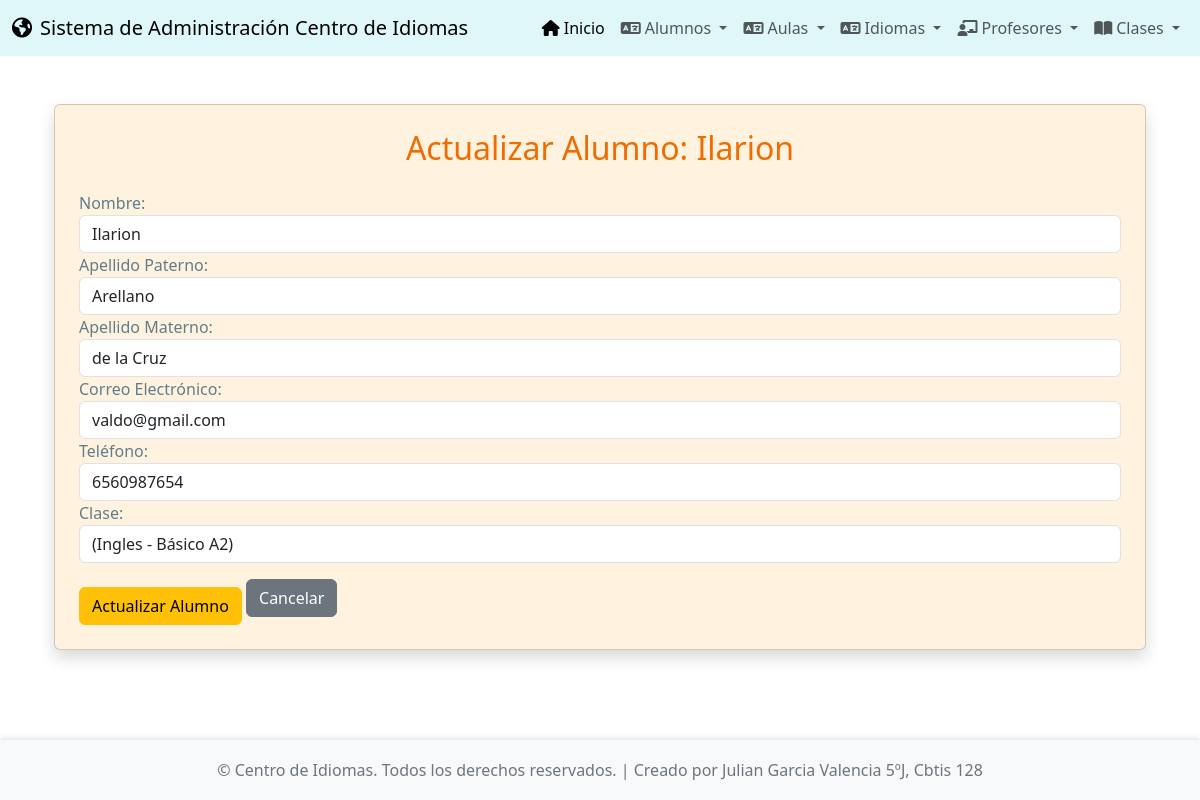
The page /alumnos/actualizar/1/ on the database its author committed.
### app_Centro_Idiomas/models.py (models this page shows, shortened)
class Alumnos(models.Model):
    nombre = models.CharField(max_length=100)
    apellido_paterno = models.CharField(max_length=100)
    apellido_materno = models.CharField(max_length=100)
    correo = models.EmailField(unique=True)
    telefono = models.CharField(max_length=15, blank=True, null=True)
    clase = models.ForeignKey(Clase, on_delete=models.SET_NULL, null=True, blank=True, related_name='alumnos')

### app_Centro_Idiomas/views.py (the view)
# urls.py: path('alumnos/actualizar/<int:pk>/', views.actualizar_alumno, name='actualizar_alumno'),
def actualizar_alumno(request, pk):
    alumno = get_object_or_404(Alumnos, pk=pk)
    clases = Clase.objects.all() # Para el combobox de clases
    return render(request, 'alumnos/actualizar_alumno.html', {'alumno': alumno, 'clases': clases})

### app_Centro_Idiomas/models.py (called while the page is built)
    def __str__(self):
        return self.nombre

### app_Centro_Idiomas/templates/alumnos/actualizar_alumno.html (shortened to what this page needs)
{% extends 'base.html' %}
{% block content %}
<div class="container mt-4">
    <div class="card shadow p-4" style="background-color: #fff3e0;">
        <h2 class="card-title text-center mb-4" style="color: #ef6c00;">Actualizar Alumno: {{ alumno.nombre }}</h2>
        <form method="post" action="{% url 'realizar_actualizacion_alumno' alumno.pk %}">
            <div class="form-group">
                <label for="nombre" style="color: #607d8b;">Nombre:</label>
                <input type="text" class="form-control" id="nombre" name="nombre" value="{{ alumno.nombre }}" required>
            </div>
            <div class="form-group">
                <label for="apellido_paterno" style="color: #607d8b;">Apellido Paterno:</label>
                <input type="text" class="form-control" id="apellido_paterno" name="apellido_paterno" value="{{ alumno.apellido_paterno }}" required>
            </div>
            <div class="form-group">
                <label for="apellido_materno" style="color: #607d8b;">Apellido Materno:</label>
                <input type="text" class="form-control" id="apellido_materno" name="apellido_materno" value="{{ alumno.apellido_materno }}" required>
            </div>
            <div class="form-group">
                <label for="correo" style="color: #607d8b;">Correo Electrónico:</label>
                <input type="email" class="form-control" id="correo" name="correo" value="{{ alumno.correo }}" required>
            </div>
            <div class="form-group">
                <label for="telefono" style="color: #607d8b;">Teléfono:</label>
                <input type="text" class="form-control" id="telefono" name="telefono" value="{{ alumno.telefono|default_if_none:"" }}">
            </div>
            <div class="form-group">
                <label for="clase" style="color: #607d8b;">Clase:</label>
                <select class="form-control" id="clase" name="clase">
                    {% for clase in clases %}
                        <option value="{{ clase.id }}" {% if alumno.clase == clase %}selected{% endif %}>
                            {{ clase.nombre_clase }} ({{ clase.idioma }} - {{ clase.nivel }})
                        </option>
                    {% endfor %}
                </select>
            </div>
            <button type="submit" class="btn btn-warning btn-block mt-4">Actualizar Alumno</button>
            <a href="{% url 'ver_alumnos' %}" class="btn btn-secondary btn-block mt-2">Cancelar</a>
        </form>
    </div>
</div>
{% endblock %}

### app_Centro_Idiomas/templates/base.html (style rules this page uses)
body { display: flex; flex-direction: column; min-height: 100vh; }

### rows shown on the page
Alumnos: nombre "Ilarion", apellido_paterno "Arellano", apellido_materno "de la Cruz", correo "valdo@gmail.com", telefono "6560987654", clase "(Ingles - Básico A2)"
